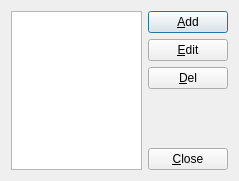
<?xml version="1.0" encoding="UTF-8"?>
<ui version="4.0">
 <class>AccountsDialog</class>
 <widget class="QDialog" name="AccountsDialog">
  <property name="geometry">
   <rect>
    <x>0</x>
    <y>0</y>
    <width>239</width>
    <height>181</height>
   </rect>
  </property>
  <property name="windowTitle">
   <string>Dialog</string>
  </property>
  <layout class="QGridLayout" name="gridLayout">
   <item row="0" column="0" rowspan="5">
    <widget class="QListView" name="listView"/>
   </item>
   <item row="0" column="1">
    <widget class="QPushButton" name="pbAdd">
     <property name="text">
      <string>&amp;Add</string>
     </property>
    </widget>
   </item>
   <item row="1" column="1">
    <widget class="QPushButton" name="pbEdit">
     <property name="text">
      <string>&amp;Edit</string>
     </property>
    </widget>
   </item>
   <item row="2" column="1">
    <widget class="QPushButton" name="pbDel">
     <property name="text">
      <string>&amp;Del</string>
     </property>
    </widget>
   </item>
   <item row="3" column="1">
    <spacer name="verticalSpacer">
     <property name="orientation">
      <enum>Qt::Vertical</enum>
     </property>
     <property name="sizeHint" stdset="0">
      <size>
       <width>20</width>
       <height>36</height>
      </size>
     </property>
    </spacer>
   </item>
   <item row="4" column="1">
    <widget class="QPushButton" name="pbClose">
     <property name="text">
      <string>&amp;Close</string>
     </property>
    </widget>
   </item>
  </layout>
 </widget>
 <resources/>
 <connections>
  <connection>
   <sender>pbClose</sender>
   <signal>clicked()</signal>
   <receiver>AccountsDialog</receiver>
   <slot>close()</slot>
   <hints>
    <hint type="sourcelabel">
     <x>191</x>
     <y>157</y>
    </hint>
    <hint type="destinationlabel">
     <x>119</x>
     <y>90</y>
    </hint>
   </hints>
  </connection>
 </connections>
</ui>
